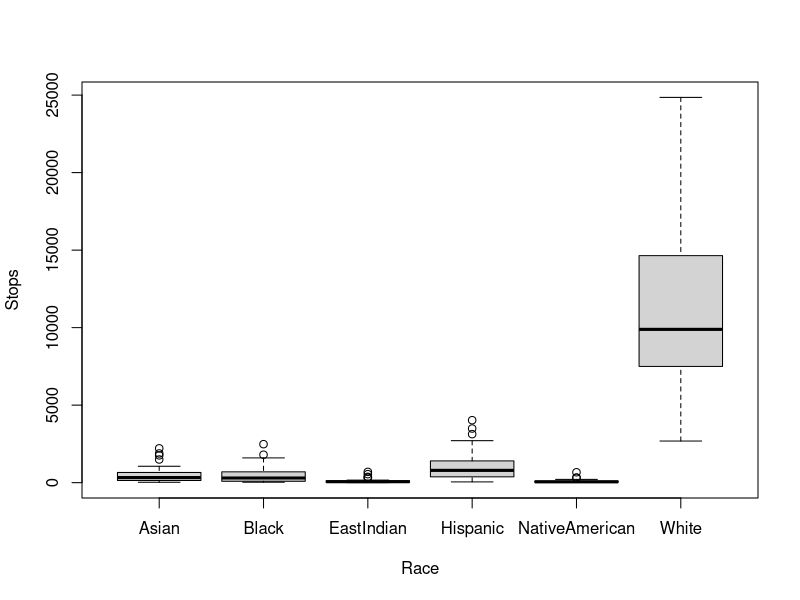
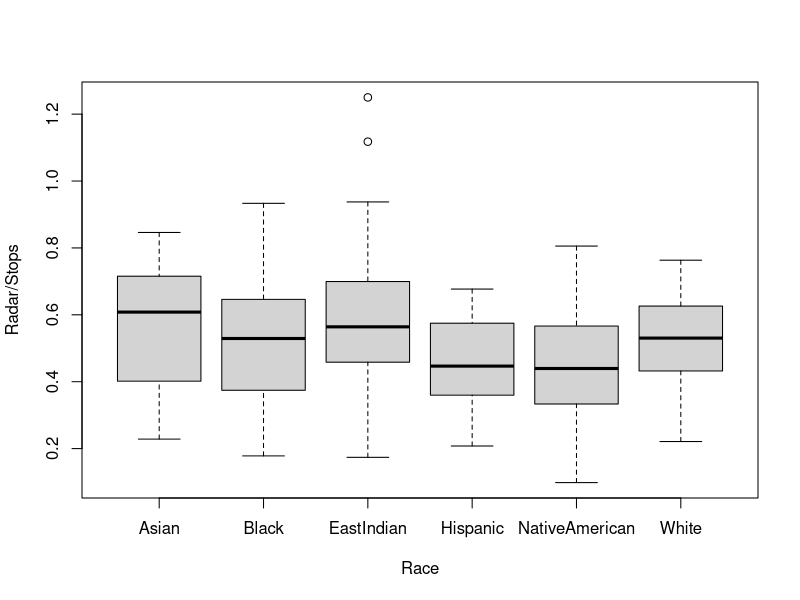
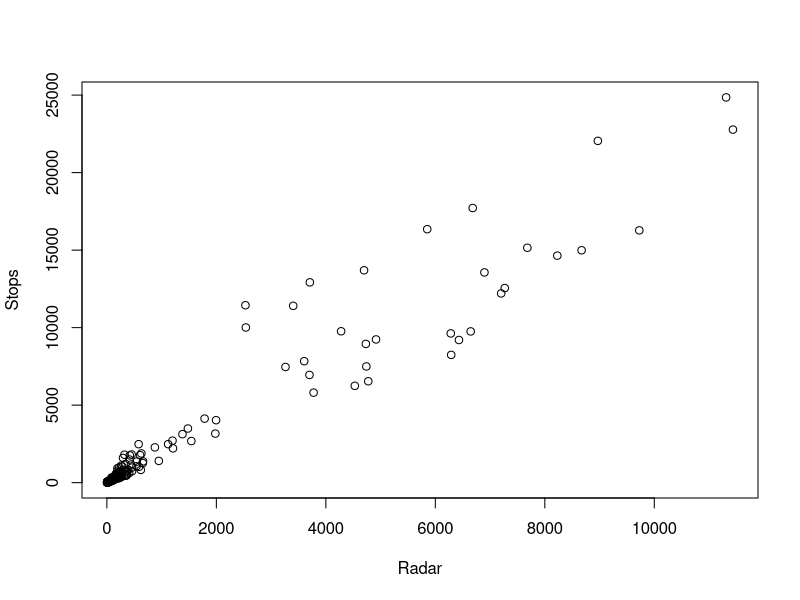
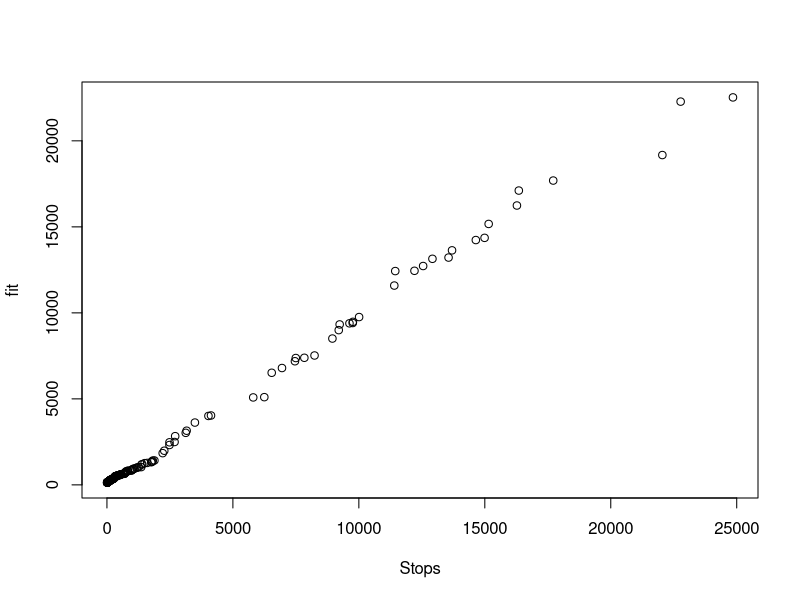
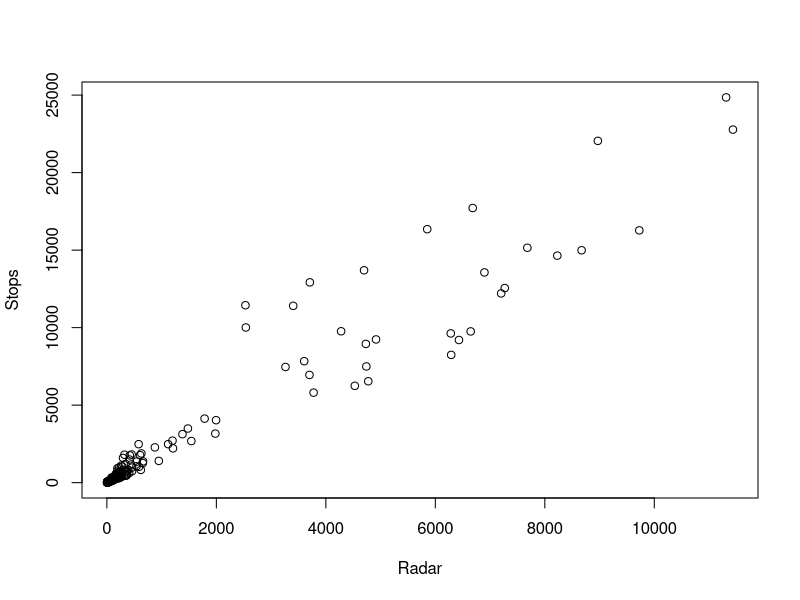
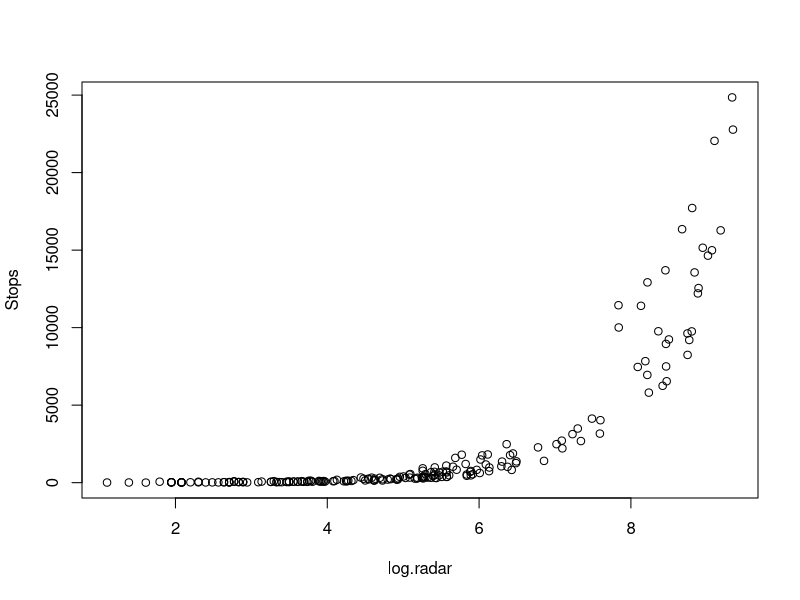
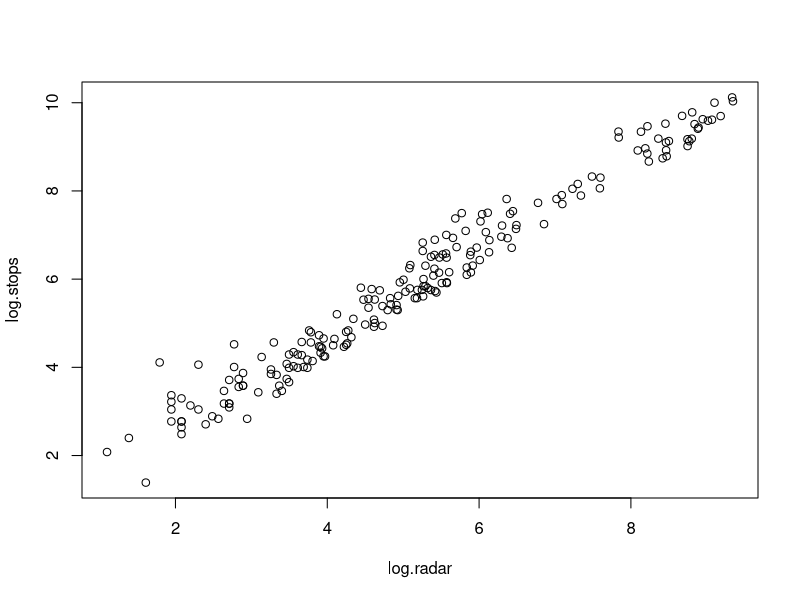
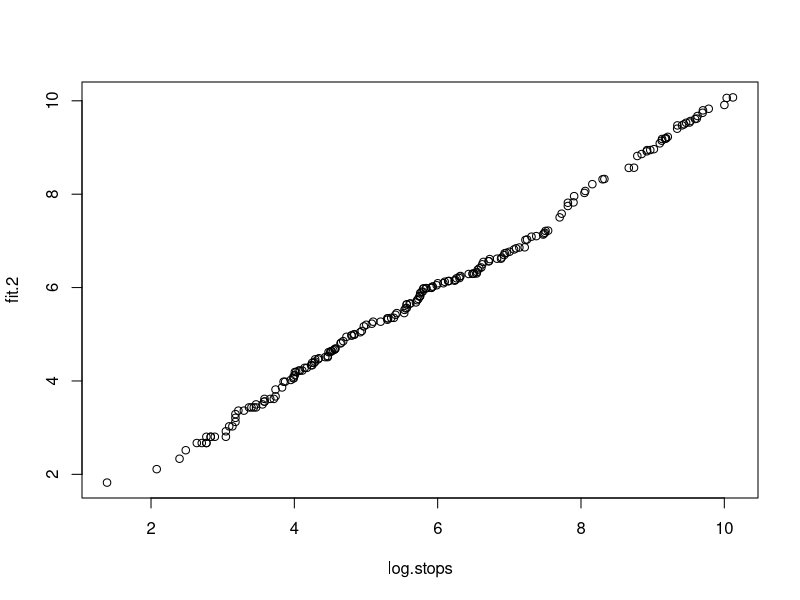

R code for these plots, in order:
# TODO: Do we need an instrumental variable in any of these?!! 

# WASHINGTON STATE POLICE TRAFFIC STOPS
df <- read.csv('WSPTrafficStops.csv')
head(df)
attach(df)
boxplot(Stops ~ Race)
# It seems white people get stopped the most
boxplot(Radar/Stops ~ Race)
# If you look at proportion of radar traps to stops, this trend disappears

# 1. Fit model
bad.model <- lm(Stops ~ Radar)
summary(bad.model)
# Estimate  Std. Error  t value      Pr(>|t|)
# (Intercept) 126.512694 97.15009395  1.30224  1.943174e-01
# Radar         1.958437  0.03840551 50.99365 2.543865e-117
# R.squared = 92.8%

# TODO: Why is this model no good? (any more reasons??)
plot(Stops ~ Radar)
# The scatterplot for this data has a trumpet shape, which means that a proper model would likely look at log(Radar) to account for high dispersion at high values of x.
# This model assumes that stops and radar are linearly correlated. They may be, but the dispersion makes it difficult to prove.

# TODO: decide if you're going to use QQ plot or not.
fit <- predict(bad.model)
qqplot(Stops, fit)
# TODO: If using QQplot, explain better what is wrong with the QQ plot
# The qqplot of Stops vs fit doesn't look right


# 2. 
plot(Stops ~ Radar) # Trumpet shape; must take log of Radar
log.radar <- log(Radar)
plot(Stops ~ log.radar) # Looks polynomial 
log.stops <- log(Stops)
plot(log.stops ~ log.radar) # Finally looks linear!

# Build a better model after log/log transformation
better.model <- lm(log.stops ~ log.radar)
summary(better.model)
#   Estimate Std. Error t value Pr(>|t|)    
# (Intercept)  0.72448    0.07463   9.708   <2e-16 ***
#   log.radar    1.00038    0.01353  73.913   <2e-16 ***
# R.squared = 0.964
# Seems to be an almost perfectly linear relationship between radar and stops.

fit.2 <- predict(better.model)
qqplot(log.stops, fit.2)
# TODO: Figure out a good way to say the qq-plot is better, but still wonky across the middle
# TODO: "Convince me that we have not violated any model assumptions. Are there any borderline?"


# 3. Test for racial bias in traffic stops.
# Note that we are only testing for a race dependent relationship between the  benchmark Radar counts 
# & self-initiated Stops

summary(lm(log.stops ~ Race))

summary(lm(log.stops ~ log.radar*Race - Race - log.radar))

